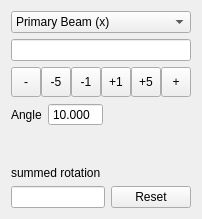
<ui version="4.0" >
 <class>RotateCrystal</class>
 <widget class="QWidget" name="RotateCrystal" >
  <property name="geometry" >
   <rect>
    <x>0</x>
    <y>0</y>
    <width>200</width>
    <height>219</height>
   </rect>
  </property>
  <property name="windowTitle" >
   <string>Rotation</string>
  </property>
  <layout class="QGridLayout" name="gridLayout" >
   <property name="sizeConstraint" >
    <enum>QLayout::SetMinAndMaxSize</enum>
   </property>
   <item row="0" column="0" colspan="2" >
    <widget class="QComboBox" name="axisChooser" >
     <item>
      <property name="text" >
       <string>Primary Beam (x)</string>
      </property>
     </item>
     <item>
      <property name="text" >
       <string>Horizontal (y)</string>
      </property>
     </item>
     <item>
      <property name="text" >
       <string>Vertical (z)</string>
      </property>
     </item>
     <item>
      <property name="text" >
       <string>arbitary lab axis</string>
      </property>
     </item>
     <item>
      <property name="text" >
       <string>reciprocal space vector</string>
      </property>
     </item>
     <item>
      <property name="text" >
       <string>direct space vector</string>
      </property>
     </item>
    </widget>
   </item>
   <item row="1" column="0" colspan="2" >
    <widget class="QLineEdit" name="axisEdit" />
   </item>
   <item row="2" column="0" colspan="2" >
    <layout class="QHBoxLayout" name="horizontalLayout" >
     <property name="spacing" >
      <number>0</number>
     </property>
     <property name="sizeConstraint" >
      <enum>QLayout::SetMinAndMaxSize</enum>
     </property>
     <item>
      <widget class="QToolButton" name="butArbNeg" >
       <property name="sizePolicy" >
        <sizepolicy vsizetype="Fixed" hsizetype="Fixed" >
         <horstretch>30</horstretch>
         <verstretch>30</verstretch>
        </sizepolicy>
       </property>
       <property name="minimumSize" >
        <size>
         <width>30</width>
         <height>30</height>
        </size>
       </property>
       <property name="text" >
        <string>-</string>
       </property>
       <property name="autoRepeat" >
        <bool>true</bool>
       </property>
      </widget>
     </item>
     <item>
      <widget class="QToolButton" name="but5Neg" >
       <property name="sizePolicy" >
        <sizepolicy vsizetype="Fixed" hsizetype="Fixed" >
         <horstretch>30</horstretch>
         <verstretch>30</verstretch>
        </sizepolicy>
       </property>
       <property name="minimumSize" >
        <size>
         <width>30</width>
         <height>30</height>
        </size>
       </property>
       <property name="text" >
        <string>-5</string>
       </property>
       <property name="autoRepeat" >
        <bool>true</bool>
       </property>
      </widget>
     </item>
     <item>
      <widget class="QToolButton" name="but1Neg" >
       <property name="sizePolicy" >
        <sizepolicy vsizetype="Fixed" hsizetype="Fixed" >
         <horstretch>30</horstretch>
         <verstretch>30</verstretch>
        </sizepolicy>
       </property>
       <property name="minimumSize" >
        <size>
         <width>30</width>
         <height>30</height>
        </size>
       </property>
       <property name="text" >
        <string>-1</string>
       </property>
       <property name="autoRepeat" >
        <bool>true</bool>
       </property>
      </widget>
     </item>
     <item>
      <widget class="QToolButton" name="but1Pos" >
       <property name="sizePolicy" >
        <sizepolicy vsizetype="Fixed" hsizetype="Fixed" >
         <horstretch>30</horstretch>
         <verstretch>30</verstretch>
        </sizepolicy>
       </property>
       <property name="minimumSize" >
        <size>
         <width>30</width>
         <height>30</height>
        </size>
       </property>
       <property name="maximumSize" >
        <size>
         <width>30</width>
         <height>30</height>
        </size>
       </property>
       <property name="text" >
        <string>+1</string>
       </property>
       <property name="autoRepeat" >
        <bool>true</bool>
       </property>
      </widget>
     </item>
     <item>
      <widget class="QToolButton" name="but5Pos" >
       <property name="sizePolicy" >
        <sizepolicy vsizetype="Fixed" hsizetype="Fixed" >
         <horstretch>30</horstretch>
         <verstretch>30</verstretch>
        </sizepolicy>
       </property>
       <property name="minimumSize" >
        <size>
         <width>30</width>
         <height>30</height>
        </size>
       </property>
       <property name="text" >
        <string>+5</string>
       </property>
       <property name="autoRepeat" >
        <bool>true</bool>
       </property>
      </widget>
     </item>
     <item>
      <widget class="QToolButton" name="butArbPos" >
       <property name="sizePolicy" >
        <sizepolicy vsizetype="Fixed" hsizetype="Fixed" >
         <horstretch>30</horstretch>
         <verstretch>30</verstretch>
        </sizepolicy>
       </property>
       <property name="minimumSize" >
        <size>
         <width>30</width>
         <height>30</height>
        </size>
       </property>
       <property name="text" >
        <string>+</string>
       </property>
       <property name="autoRepeat" >
        <bool>true</bool>
       </property>
      </widget>
     </item>
     <item>
      <spacer name="horizontalSpacer" >
       <property name="orientation" >
        <enum>Qt::Horizontal</enum>
       </property>
       <property name="sizeHint" stdset="0" >
        <size>
         <width>40</width>
         <height>20</height>
        </size>
       </property>
      </spacer>
     </item>
    </layout>
   </item>
   <item row="3" column="0" colspan="2" >
    <layout class="QHBoxLayout" name="horizontalLayout_2" >
     <item>
      <widget class="QLabel" name="label_3" >
       <property name="sizePolicy" >
        <sizepolicy vsizetype="Preferred" hsizetype="Maximum" >
         <horstretch>0</horstretch>
         <verstretch>0</verstretch>
        </sizepolicy>
       </property>
       <property name="text" >
        <string>Angle</string>
       </property>
       <property name="buddy" >
        <cstring>arbAngle</cstring>
       </property>
      </widget>
     </item>
     <item>
      <widget class="QDoubleSpinBox" name="arbAngle" >
       <property name="sizePolicy" >
        <sizepolicy vsizetype="Fixed" hsizetype="Preferred" >
         <horstretch>0</horstretch>
         <verstretch>0</verstretch>
        </sizepolicy>
       </property>
       <property name="buttonSymbols" >
        <enum>QAbstractSpinBox::NoButtons</enum>
       </property>
       <property name="decimals" >
        <number>3</number>
       </property>
       <property name="minimum" >
        <double>0.000000000000000</double>
       </property>
       <property name="maximum" >
        <double>360.000000000000000</double>
       </property>
       <property name="value" >
        <double>10.000000000000000</double>
       </property>
      </widget>
     </item>
     <item>
      <spacer name="horizontalSpacer_2" >
       <property name="orientation" >
        <enum>Qt::Horizontal</enum>
       </property>
       <property name="sizeHint" stdset="0" >
        <size>
         <width>40</width>
         <height>20</height>
        </size>
       </property>
      </spacer>
     </item>
    </layout>
   </item>
   <item row="4" column="0" colspan="2" >
    <widget class="QLabel" name="label" >
     <property name="sizePolicy" >
      <sizepolicy vsizetype="Preferred" hsizetype="Maximum" >
       <horstretch>0</horstretch>
       <verstretch>0</verstretch>
      </sizepolicy>
     </property>
     <property name="text" >
      <string>summed rotation</string>
     </property>
     <property name="alignment" >
      <set>Qt::AlignBottom|Qt::AlignLeading|Qt::AlignLeft</set>
     </property>
     <property name="buddy" >
      <cstring>angSumDisplay</cstring>
     </property>
    </widget>
   </item>
   <item row="5" column="0" >
    <widget class="QLineEdit" name="angSumDisplay" >
     <property name="readOnly" >
      <bool>true</bool>
     </property>
    </widget>
   </item>
   <item row="5" column="1" >
    <widget class="QPushButton" name="resetButton" >
     <property name="text" >
      <string>Reset</string>
     </property>
    </widget>
   </item>
  </layout>
 </widget>
 <tabstops>
  <tabstop>axisChooser</tabstop>
  <tabstop>arbAngle</tabstop>
  <tabstop>butArbNeg</tabstop>
  <tabstop>but5Neg</tabstop>
  <tabstop>but1Neg</tabstop>
  <tabstop>but1Pos</tabstop>
  <tabstop>but5Pos</tabstop>
  <tabstop>butArbPos</tabstop>
  <tabstop>angSumDisplay</tabstop>
  <tabstop>resetButton</tabstop>
 </tabstops>
 <resources/>
 <connections/>
</ui>
